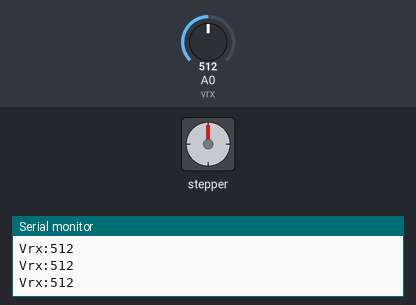
Bench run of a sketch on a simulated Arduino Uno, built with avr-gcc and run on an emulated ATmega328P. Parts: stepper motor, the last lines printed to the serial monitor. Wiring (inferred from the names in the program): stepper motor driver (200 steps per turn assumed): step pin 2; direction pin 5. The inputs (shaded band) are chosen by the test bench; at power-on: A0 (vrx) = 512.

Above: at 1.2 s.
1.3 s: A0 (vrx) set to 986
At 1.78 s:
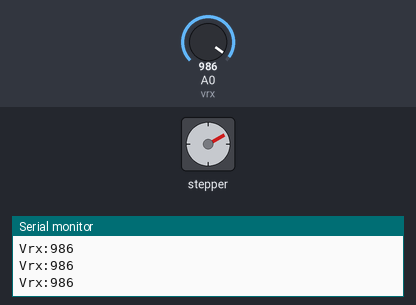
At 2.4 s:
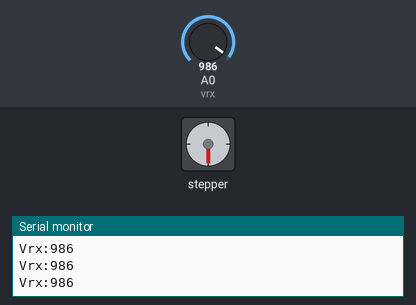
4.3 s: A0 (vrx) set to 1012
At 4.55 s:
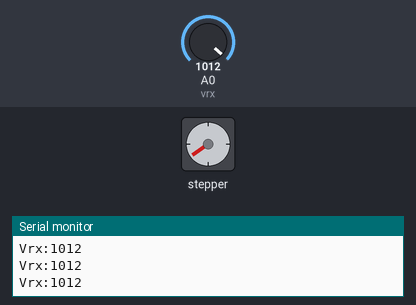
7.3 s: A0 (vrx) set to 900
10.3 s: A0 (vrx) set to 107
13.3 s: A0 (vrx) set to 88
Timing chart, 0 to 17.3 s (numbered marks = the images above; inputs shaded):
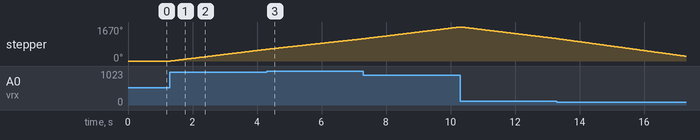

Measured:
- the behaviour switches between 999 and 1000 on A0 (vrx) (found by bisection; images 2 and 3)
- after the input at 1.3 s, stepper: keeps turning clockwise at about 193°/s, starting at once

The sketch:

braco_robotico_motordepassocncshield_controle.ino
```cpp
// Stepper Motor X
const int stepPin = 2; //X.STEP
const int dirPin = 5; // X.DIR
// joystick
int vrx = A0;
int vry = A1;
int vrx_data = 0;
int vry_data = 0;

int x = 0;
int SMSpeed = 500; // Stepper Motor Speed
void setup() {
  // Sets the two pins as Outputs
  Serial.begin(9600);
  pinMode(stepPin, OUTPUT);
  pinMode(dirPin, OUTPUT);
  pinMode(vrx , INPUT);
  pinMode(vry, INPUT);
}


void loop()
{

  joystick();

}

void joystick()
{
  vrx_data = analogRead(vrx);
  Serial.print("Vrx:");
  Serial.println(vrx_data);


  // to stop the stepper motor
  if ( (vrx_data > 490)  &&   (vrx_data < 510)   )
  {

    ;

  }


  if ( vrx_data > 700  )
  {

    digitalWrite(dirPin, HIGH);
    x = x + 1;
    digitalWrite(stepPin, HIGH);
    delayMicroseconds(SMSpeed);
    digitalWrite(stepPin, LOW);
    delayMicroseconds(SMSpeed);

  }


  if ( vrx_data < 300   )
  {
    digitalWrite(dirPin, LOW);
    x = x - 1;

    digitalWrite(stepPin, HIGH);
    delayMicroseconds(SMSpeed);
    digitalWrite(stepPin, LOW);
    delayMicroseconds(SMSpeed);
  }

}
```
